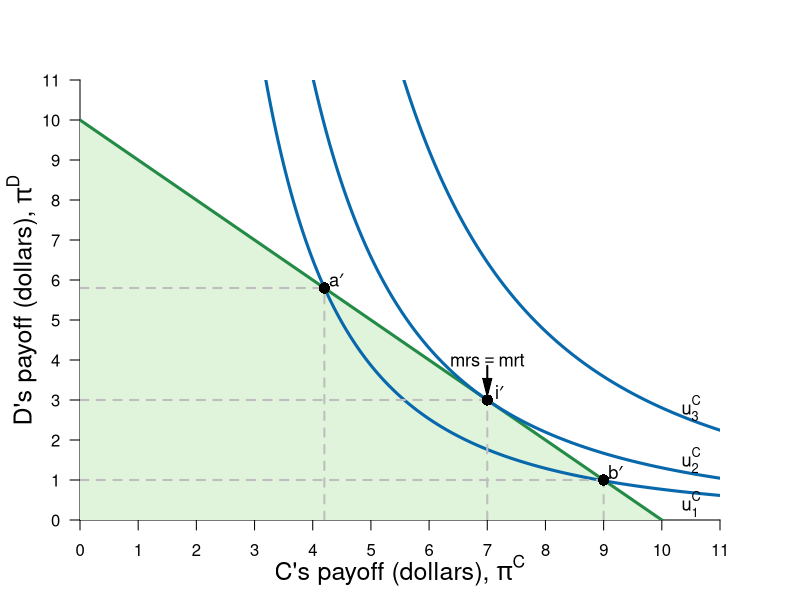

This chart was generated by the following R code:
#Graph Designer: Simon Halliday
#Authors: Bowles, Foley and Halliday
#Title: Microeconomics: Competition, Conflict and Coordination

library(shape)
#pdf(file = "feasible_dictator_fairSTEP1.pdf", width = 8, height = 8)
#pdf(file = "feasible_dictator_fairSTEP2.pdf", width = 8, height = 8)
#pdf(file = "feasible_dictator_fairSTEP3.pdf", width = 8, height = 8)
#pdf(file = "feasible_dictator_fairSTEP4.pdf", width = 8, height = 8)
pdf(file = "constrained_optimization/feasible_dictator.pdf", width = 8, height = 8)

#Set parameters for graphics
axislabelsize <- 1.5
labelsize <- 1.1
graphlinewidth <- 3
segmentlinewidth <- 2

COL <- c("#7fc97f", "#beaed4", "#fdc086", "#ffff99", "#386cb0", "#f0027f", "#bf5b17", "#666666")
COLA <- c("#e0f3db", "#99d8c9","#66c2a4","#41ae76", "#238b45", "#005824")
COLB <- c("#4eb3d3", "#2b8cbe", "#0868ac","#084081")

#Edited the margins to cater for the larger LHS labels
par(mar =  c(4, 4, 4, 4))

ppf <- function(x, slope = 1, bary = 10) {
  bary - slope * x
}

uFn <- function(x, y, alpha = 0.7){
  ((x)^alpha)*(y^(1-alpha))
}

indiffA <- function(x, ubar = uFn(8,2) - 1, alpha = 0.3) {
  (ubar/ ((x)^alpha))^(1/ (1 - alpha))
}

ylims <- c(0, 11)
xlims <- c(0, 11)

npts <- 501 
x <- seq(xlims[1], xlims[2], length.out = npts)
y <- seq(ylims[1], ylims[2], length.out = npts) 
#step by step:
#step 2:
#a<-uFn(7, 3) - 0.8
#step 3:
#a <- c(uFn(7, 3) - 0.8, uFn(7, 3) + 1.4)
#final:
a <- c(uFn(7, 3) - 0.8, uFn(7, 3), uFn(7, 3) + 1.4) #alpha = 0.4

plot(0, 0, xlim = xlims, ylim = ylims, type = "n",
     xlab = expression(paste("")),
     ylab = expression(paste("")), 
     xaxt = "n", 
     yaxt = "n", 
     cex.lab = axislabelsize, 
     bty = "n", 
     xaxs="i", 
     yaxs="i"
)


# ticksy <- seq(from = 0, to = ylims[2], by = 1)
# ylabels <- seq(from = 0, to = ylims[2], by = 1)
ticksx <- seq(from = 0, to = xlims[2], by = 1)
xlabels <- seq(from = 0, to = xlims[2], by = 1)
ticksy <- seq(from = 0, to = ylims[2], by = 1)
ylabels <- seq(from = 0, to = ylims[2], by = 1)
# ticksx <- c(xlims[1], 5.25, 8.944272, xlims[2])
# xlabels <- c(NA, expression(paste(x,"*")), expression(paste(bar(x))), NA)

axis(1, at = ticksx, pos = 0, labels = xlabels)
axis(2, at = ticksy, pos = 0, labels = ylabels, las = 1)

npts <- 500 
xx1 <- seq(xlims[1], xlims[2], length.out = npts)
xx2 <- seq(0, xlims[2], length.out = npts)
xx3 <- seq(xlims[1], 0, length.out = npts)
xx4 <- seq(-11, 0, length.out = npts)

#Draw the polygon for shading the feasible set
xpoly1 <- seq(from = xlims[1], 10, length.out = 500)
ypoly1 <- ppf(xpoly1)
polygon(x = c(0, xpoly1, 0),
        y = c(0, ypoly1, 0),
        col=COLA[1], density=NULL, border = NA)

#Draw the graphs
lines(xx1, ppf(xx1), col = COLA[5], lwd = graphlinewidth)

#Label the feasible frontier
text(16, 3, expression("Feasible Frontier"), cex = labelsize)
Arrows(16, 3.1, 16, 3.9, col = "black", lty = 1, lwd = 2, arr.type = "triangle", arr.lwd = 0.5)

contour(x, y, 
        outer(x, y, uFn),
        drawlabels = FALSE,
        col = COLB[3],
        lwd = graphlinewidth,
        levels = a, 
        xaxs="i", 
        yaxs="i", 
        add = TRUE)

#Axis labels
mtext(expression(paste("C's payoff (dollars), ", pi^C)), side = 1, line = 2.5, cex = axislabelsize)
text(-1, 0.5*ylims[2], expression(paste("D's payoff (dollars), ", pi^D)), xpd = TRUE, cex = axislabelsize, srt = 90) 

#Add mrs = mrt at i
text(7, 4, expression(paste(mrs == mrt)), cex = labelsize)
Arrows(7, 3.85, 7, 3.3, col = "black", lty = 1, lwd = 2, arr.type = "triangle", arr.lwd = 0.5)

#Label the indifference curves
text(10.5, 0.4, expression(u[1]^C), cex = labelsize)
text(10.5, 1.5, expression(u[2]^C), cex = labelsize)
text(10.5, 2.8, expression(u[3]^C), cex = labelsize)

#Annotate max u point on feasible frontier
text(7.2, ppf(7) + 0.2, expression(paste(i*minute)), cex = labelsize)
segments(7, 0, 7, ppf(x = 7), lty = 2, col = "gray", lwd = segmentlinewidth)
segments(0, ppf(x = 7), 7, ppf(x = 7), lty = 2, col = "gray", lwd = segmentlinewidth)
points(7, ppf(x = 7), pch = 16, col = "black", cex = 1.5)

text(4.2+0.2, ppf(4.2) + 0.2, expression(paste(a*minute)), cex = labelsize)
segments(4.2, 0, 4.2, ppf(x = 4.2), lty = 2, col = "gray", lwd = segmentlinewidth)
segments(0, ppf(x = 4.2), 4.2, ppf(x = 4.2), lty = 2, col = "gray", lwd = segmentlinewidth)
points(4.2, ppf(x = 4.2), pch = 16, col = "black", cex = 1.5)


text(9+0.2, ppf(9) + 0.2, expression(paste(b*minute)), cex = labelsize)
segments(9, 0, 9, ppf(x = 9), lty = 2, col = "gray", lwd = segmentlinewidth)
segments(0, ppf(x = 9), 9, ppf(x = 9), lty = 2, col = "gray", lwd = segmentlinewidth)
points(9, ppf(x = 9), pch = 16, col = "black", cex = 1.5)



dev.off()
